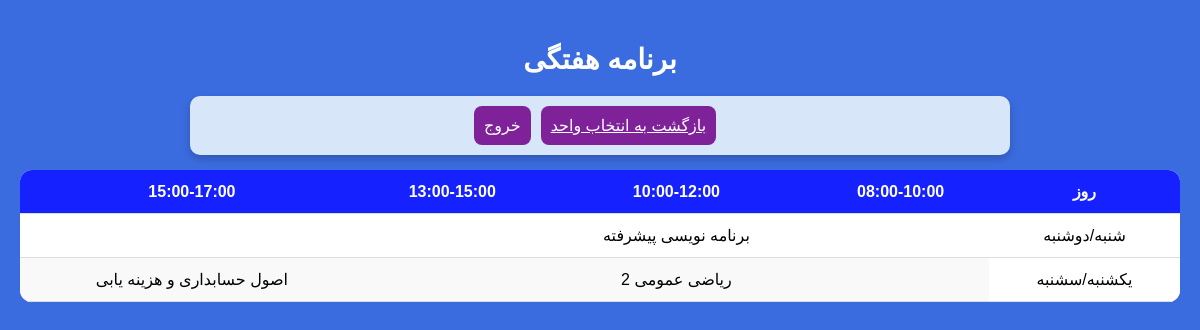
Screenshot of /weekly_table/ (signed in) with the database file from the repository.
### courses/models.py (models this page shows, shortened)
class Course(models.Model):
    id = models.AutoField(primary_key=True)
    code = models.CharField(null=True, max_length=100, blank=True)
    name = models.CharField(max_length=100)
    credits = models.IntegerField()
    classDays = models.CharField(max_length=20, choices=WEEKDAY_CHOICES, null=True)  # Stores "Sunday/Tuesday", etc.
    startTime = models.TimeField(null=True)
    endTime = models.TimeField(null=True)
    pishniaz = models.IntegerField(blank=True , null=True)
    hamniaz = models.IntegerField(blank=True, null=True)
    examDate = jmodels.jDateField(null=True, verbose_name="Exam Date (Jalali)")  # Jalali Date ONLY
    examTime = models.TimeField(null=True, verbose_name="Exam Time")  # Time ONLY
    capacity = models.IntegerField()
    remainingCapacity = models.IntegerField()
    department = models.ForeignKey(Department, on_delete=models.CASCADE, related_name='courses')
    instructor = models.ForeignKey(Instructor, on_delete=models.CASCADE, related_name='courses')

### courses/views.py (the view)
# urls.py: path('weekly_table/', weekly_table, name='weekly_schedule'),
def weekly_table(request):
    selected_courses = SelectedCourse.objects.filter(user=request.user)
    courses = []
    for course in selected_courses:
        courses.append({
            'name': course.course.name,
            'class_days': course.course.classDays,
            'start_time': str(course.course.startTime),
            'end_time': str(course.course.endTime),
        })
    days_of_week = ["شنبه/دوشنبه", "یکشنبه/سشنبه"]
    time_slots = ["08:00:00", "10:00:00", "13:00:00", "15:00:00"]
    time_sheets = {"08:00:00":'08:00-10:00', "10:00:00":'10:00-12:00', "13:00:00":'13:00-15:00', "15:00:00":'15:00-17:00'}
    return render(request, 'weekly_table.html', {
        'courses': courses,
        'days_of_week': days_of_week,
        'time_slots': time_slots,
        'time_sheets' : time_sheets,
    })

### courses/templates/weekly_table.html (shortened to what this page needs)
<!DOCTYPE html>
<html lang="fa">
<head>
    {% load static %}
    <link rel="stylesheet" href="{% static 'courses/courseList.css' %}">
</head>
<body>
<h2>برنامه هفتگی</h2>
<div class="search">
    <a href="{% url 'course_list' %}" class="add-btn">بازگشت به انتخاب واحد</a>
    <form method="post" action="{% url 'logout' %}">
        <button type="submit" class="add-btn">خروج</button>
    </form>
</div>
<table>
    <thead>
        <tr>
            <th>روز</th>
            {% for time_slot in time_slots %}
               {% for time_sheet, time_11 in time_sheets.items %}
                   {% if time_slot == time_sheet %}
                      <th>{{ time_11 }}</th>
                    {% endif %}
                {% endfor %}
            {% endfor %}
        </tr>
    </thead>
    <tbody>
        {% for days in days_of_week %}
        <tr>
            <td class="day">{{ days }}</td>
            {% for time_slot in time_slots %}
              <td class="course">
                {% for course in courses %}
                    {% if course.class_days == days and course.start_time == time_slot %}
                        {{ course.name }}
                    {% endif %}
                {% endfor %}
              </td>
            {% endfor %}
        </tr>
        {% endfor %}
    </tbody>
</table>
</body>
</html>

### static/courses/courseList.css (style rules this page uses)
body { direction: rtl; display: flex; flex-direction: column; justify-content: flex-start; align-items: center; min-height: 100vh; margin: 0; background-color: #3b6cdf; font-family: 'Arial', sans-serif; color: white; padding: 20px; }
h2 { margin-bottom: 20px; font-size: 28px; }
.search { display: flex; align-items: center; justify-content: center; background-color: #d7e6f9; padding: 10px; width: 100%; max-width: 800px; border-radius: 10px; box-shadow: 0 4px 8px rgba(0, 0, 0, 0.2); }
table { width: 100%; margin-top: 15px; margin-bottom: 15px; border-collapse: collapse; background: white; border-radius: 12px; overflow: hidden; }
thead { background: #1521ff; color: white; }
th, td { padding: 12px; text-align: center; border-bottom: 1px solid #ddd; }
tbody tr:nth-child(even) { background: #f9f9f9; }
.add-btn { margin-right: 10px; background-color: #7f2199; color: white; border: none; padding: 10px ; font-size: 16px; border-radius: 8px; cursor: pointer; transition: background 0.3s ease, transform 0.2s ease; }
.day { color:black; background-color:white; }
.course { color: black; }

### rows the page displays
Course: name "برنامه نویسی پیشرفته"
Course: name "ریاضی عمومی 2"
Course: name "اصول حسابداری و هزینه یابی"

### other values shown
{{ time_11 }} "08:00-10:00" "10:00-12:00" "13:00-15:00" "15:00-17:00"
{{ days }} "شنبه/دوشنبه" "یکشنبه/سشنبه"
